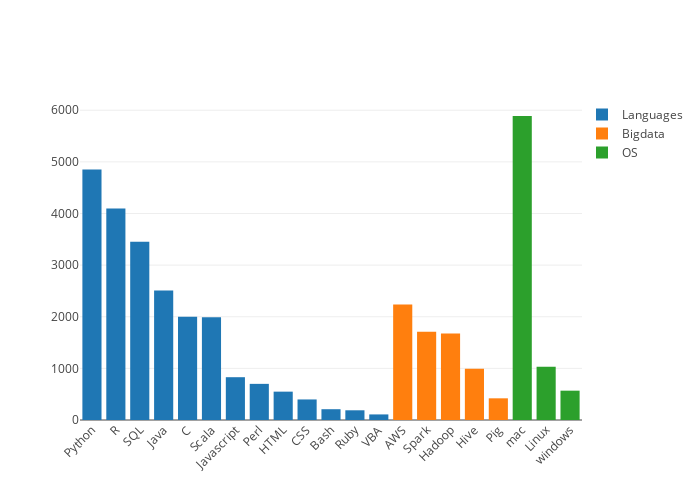

The code cell stored with this chart in its notebook:
### Code cell
layout = Layout(
    paper_bgcolor='rgba(0,0,0,0)',
    plot_bgcolor='rgba(0,0,0,0)'
)

bar_layout = Layout(
    barmode='group',
    height=500,
    width=700,
    xaxis=dict(tickangle=-45),
    paper_bgcolor='rgba(0,0,0,0)',
    plot_bgcolor='rgba(0,0,0,0)',
    legend=dict(x=1)
)

graph_data = []

skills1 = {'Languages':Languages, 'Bigdata': Bigdata, 'OS':OS }

for a, skill_dict in skills1.items():
    graph_data.append(go.Bar(
        x = list(skillset_df[a].index),
        y = list(skillset_df[a][1]),
        name = a))

py.offline.iplot(Figure(data=graph_data, layout=bar_layout), filename='Skillsets1')

### Figure 1 — Plotly figure (JSON) as saved in the notebook; plotly's stock layout.template omitted (floating-point values rounded to 4 significant figures)
{"data": [{"name": "Languages", "type": "bar", "uid": "6b925492-bb62-11e8-be77-4c3488ea762f", "x": ["Python", "R", "SQL", "Java", "C", "Scala", "Javascript", "Perl", "HTML", "CSS", "Bash", "Ruby", "VBA"], "y": [4851, 4096, 3452, 2507, 1999, 1990, 829, 700, 549, 398, 209, 188, 108]}, {"name": "Bigdata", "type": "bar", "uid": "6b925493-bb62-11e8-8cc8-4c3488ea762f", "x": ["AWS", "Spark", "Hadoop", "Hive", "Pig"], "y": [2236, 1709, 1677, 995, 420]}, {"name": "OS", "type": "bar", "uid": "6b925494-bb62-11e8-97b3-4c3488ea762f", "x": ["mac", "Linux", "windows"], "y": [5888, 1031, 568]}], "layout": {"barmode": "group", "height": 500, "legend": {"x": 1}, "paper_bgcolor": "rgba(0,0,0,0)", "plot_bgcolor": "rgba(0,0,0,0)", "width": 700, "xaxis": {"tickangle": -45}}}
